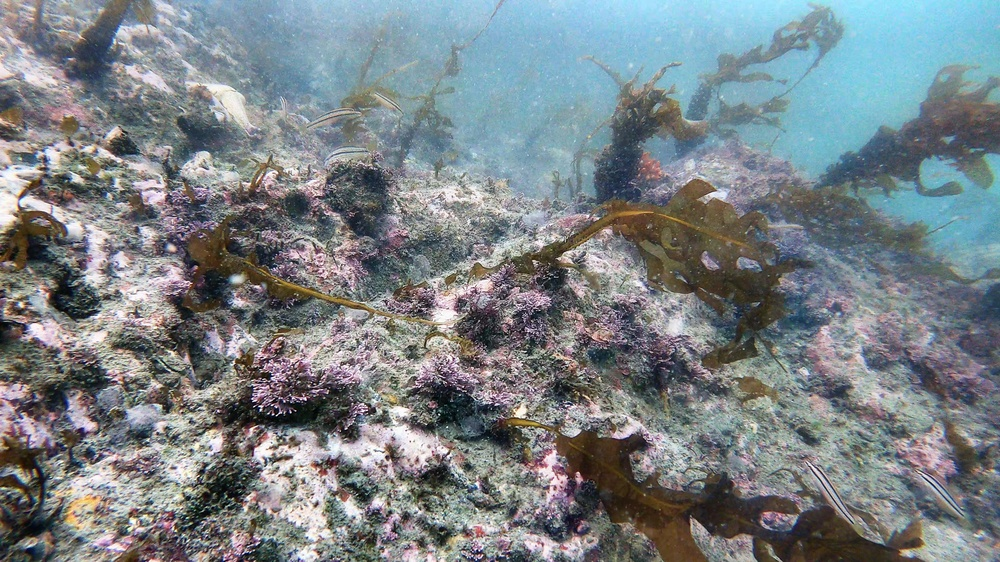
#> input picture Python/Tool/MSCOCO/Sea_Polygon_sample/Polygon_000001.jpg, 1000 x 562 px, shrunk from 3840 x 2160 before the run
$ python -i data_filtering.py   (imports and definitions only)
#> lines starting #> are read from the running program, lines starting #| are printed output that depends on the picture
#> further down, picture is the input picture: shape (562, 1000, 3); mean B, G, R 134.3, 130.2, 122.4
import cv2
from jsonform import getjsonform
import json
import os

# apply clahe
def bgr_Contrast(img):
    b, g, r = cv2.split(img)
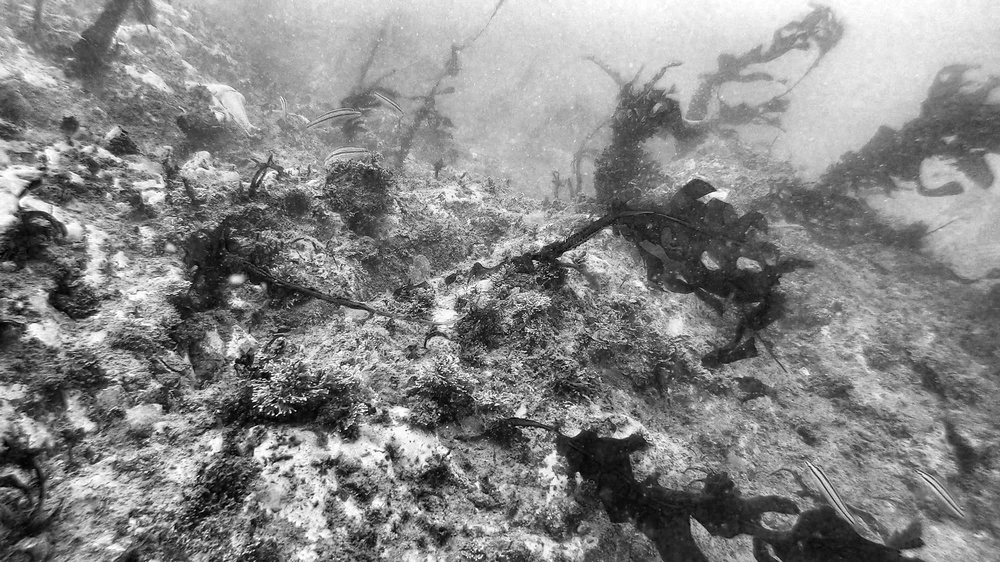
#> b: shape (562, 1000); min 0, max 255, mean 134.3
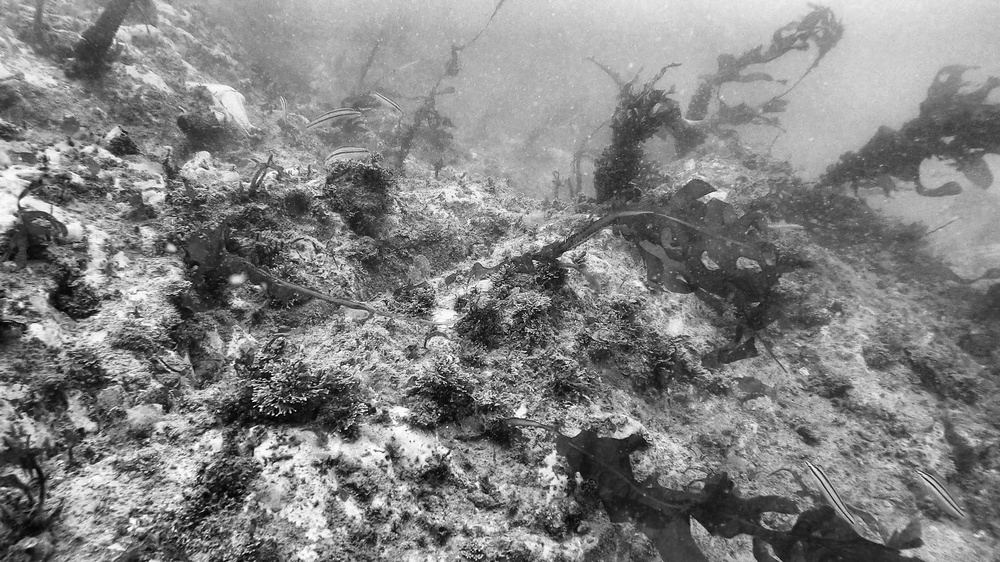
#> g: shape (562, 1000); min 0, max 255, mean 130.2
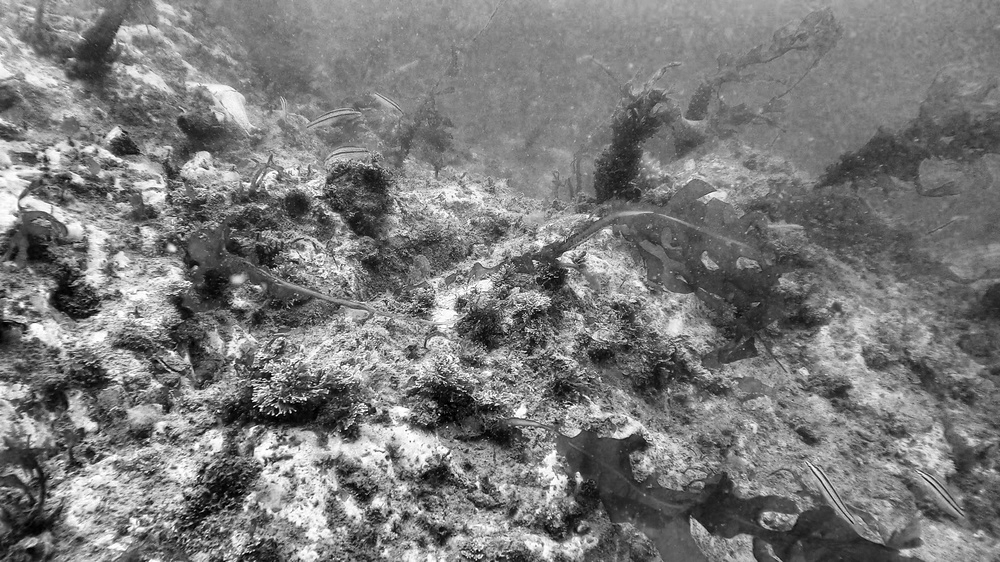
#> r: shape (562, 1000); min 0, max 255, mean 122.4
    clahe = cv2.createCLAHE(clipLimit=3.0,tileGridSize=(8,8))
    clahe_b = clahe.apply(b)
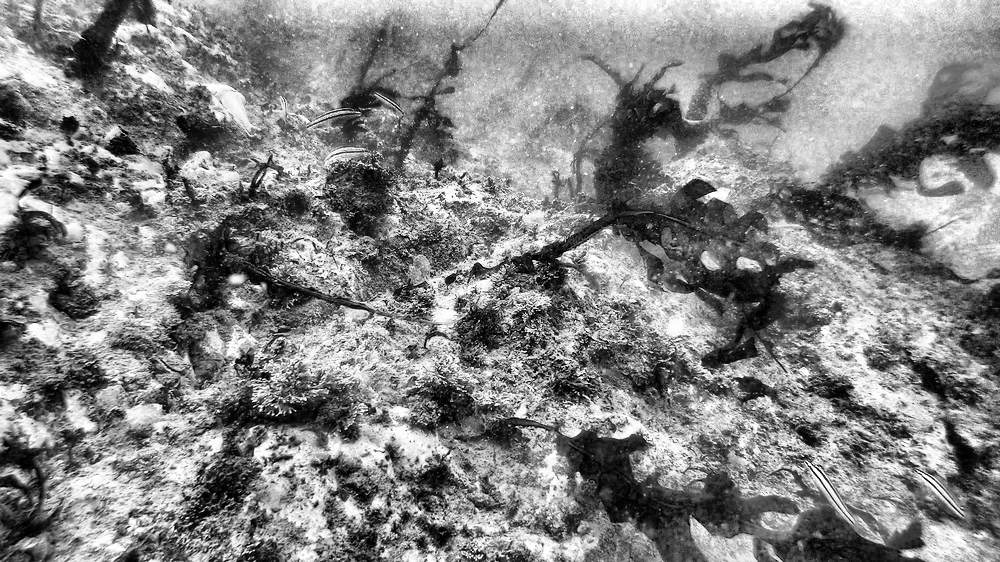
#> clahe_b: shape (562, 1000); min 0, max 255, mean 131.6
    clahe_g = clahe.apply(g)
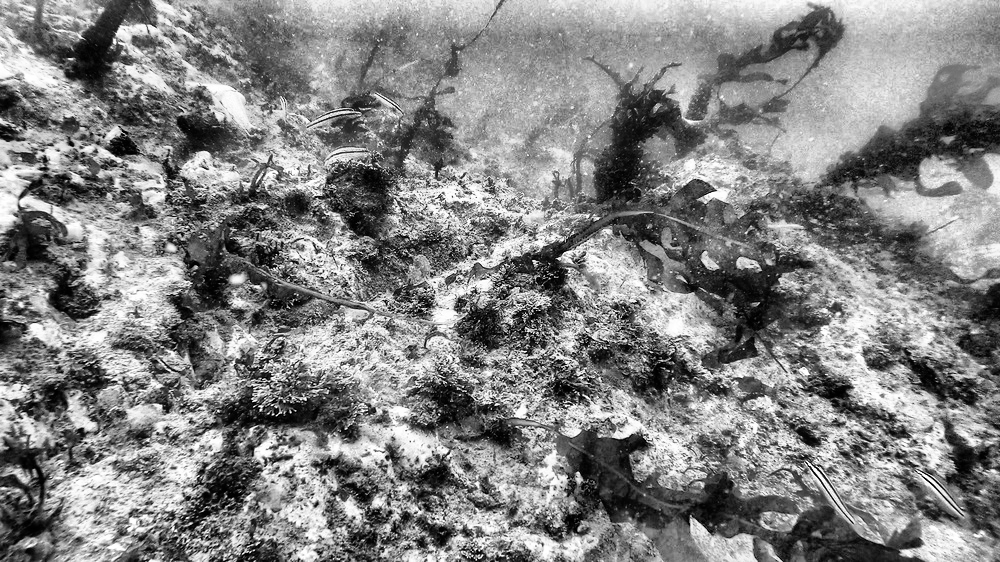
#> clahe_g: shape (562, 1000); min 0, max 255, mean 131.4
    clahe_r = clahe.apply(r)
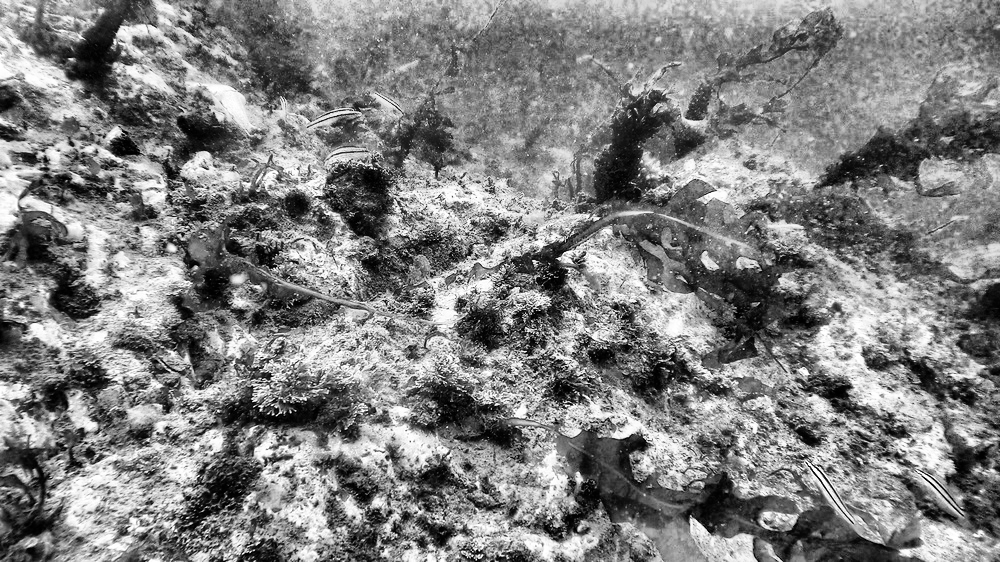
#> clahe_r: shape (562, 1000); min 0, max 255, mean 128.7
    clahe_img = cv2.merge((clahe_b, clahe_g, clahe_r))
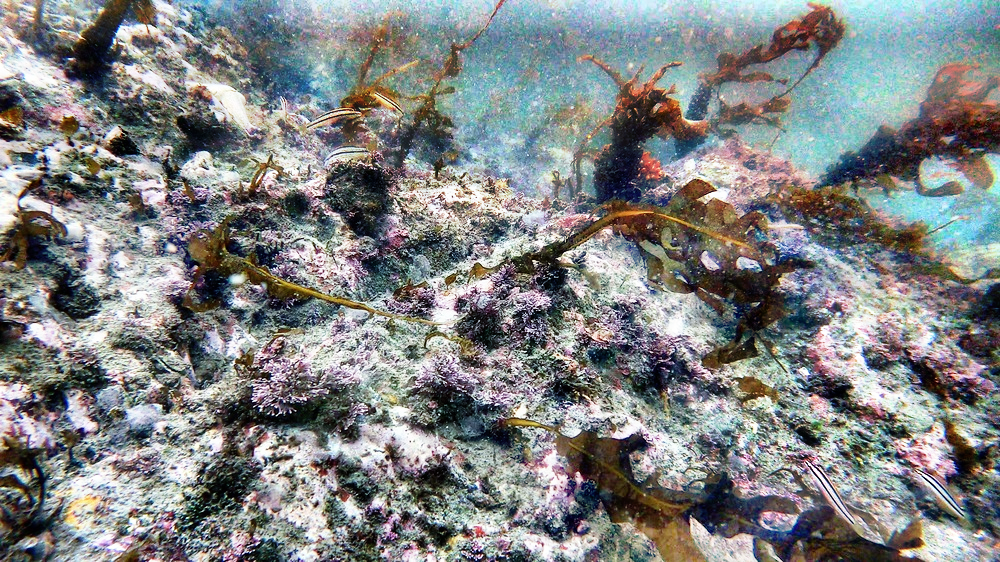
#> clahe_img: shape (562, 1000, 3); mean B, G, R 131.6, 131.4, 128.7
    return clahe_img

# Get the frame you want
# [68 lines left out: functions get_frame, save_change_json, videofiltering, imagefiltering, not called in this run]

>>> import cv2
>>> picture = cv2.imread('../../../Tool/MSCOCO/Sea_Polygon_sample/Polygon_000001.jpg')
>>> result = bgr_Contrast(picture)

$ run again, on Python/Tool/MSCOCO/Sea_Polygon_sample/Polygon_000733.jpg
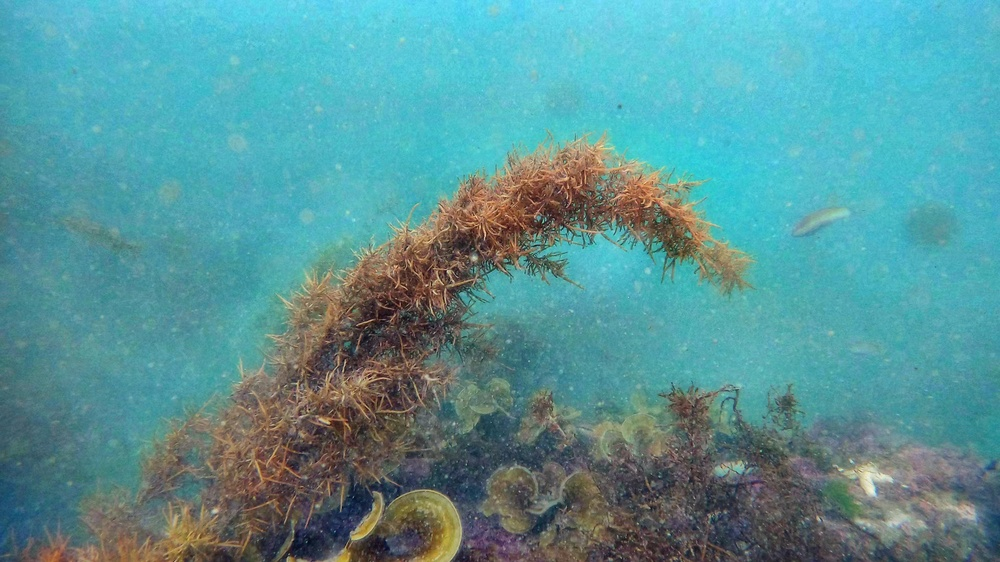
#> input picture Python/Tool/MSCOCO/Sea_Polygon_sample/Polygon_000733.jpg, 1000 x 562 px, shrunk from 3840 x 2160 before the run
#> picture is the input picture: shape (562, 1000, 3); mean B, G, R 151.9, 148, 87.4
#> in bgr_Contrast, `clahe_r = clahe.apply(r)`:
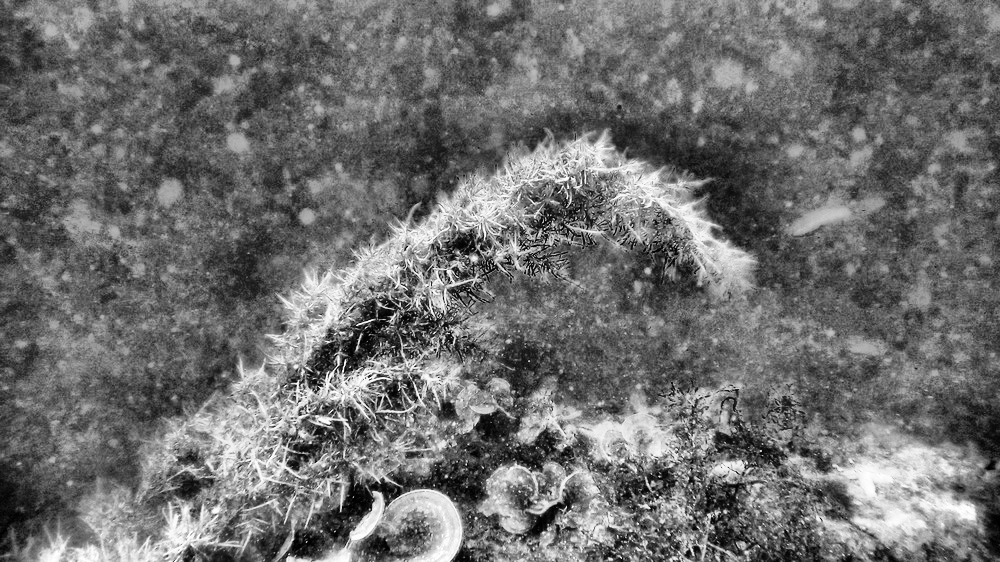
#> clahe_r: shape (562, 1000); min 0, max 255, mean 110.2
#> in bgr_Contrast, `clahe_img = cv2.merge((clahe_b, clahe_g, clahe_r))`:
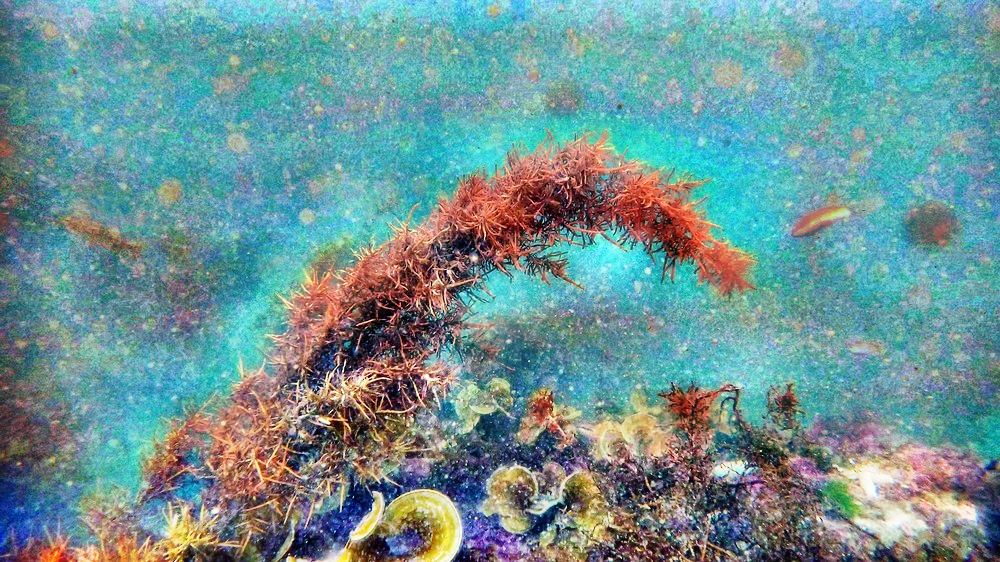
#> clahe_img: shape (562, 1000, 3); mean B, G, R 149.3, 147.7, 110.2

$ run again, on Python/Tool/MSCOCO/Sea_Polygon_sample/Polygon_000737.jpg
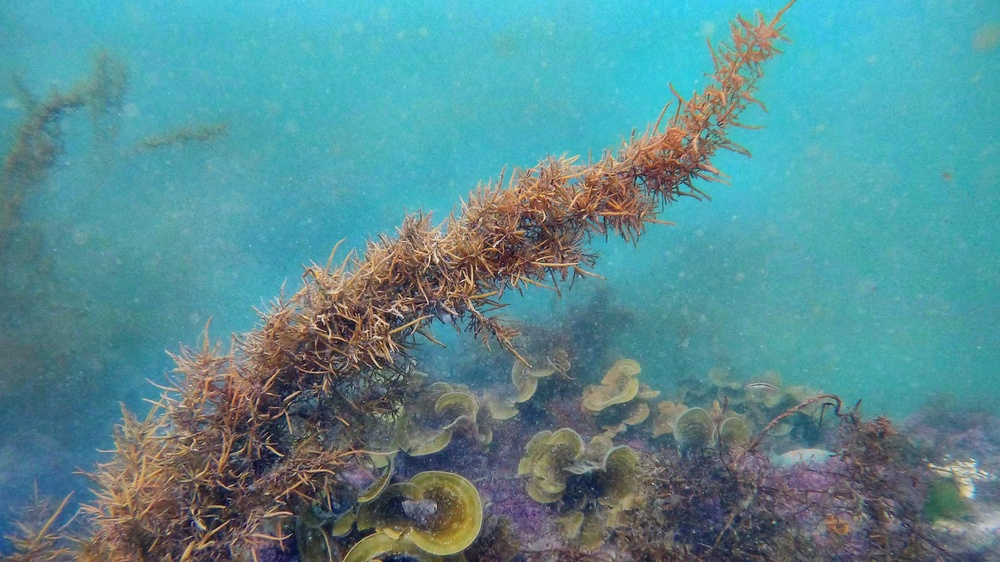
#> input picture Python/Tool/MSCOCO/Sea_Polygon_sample/Polygon_000737.jpg, 1000 x 562 px, shrunk from 3840 x 2160 before the run
#> picture is the input picture: shape (562, 1000, 3); mean B, G, R 145.9, 140.2, 87.9
#> in bgr_Contrast, `clahe_r = clahe.apply(r)`:
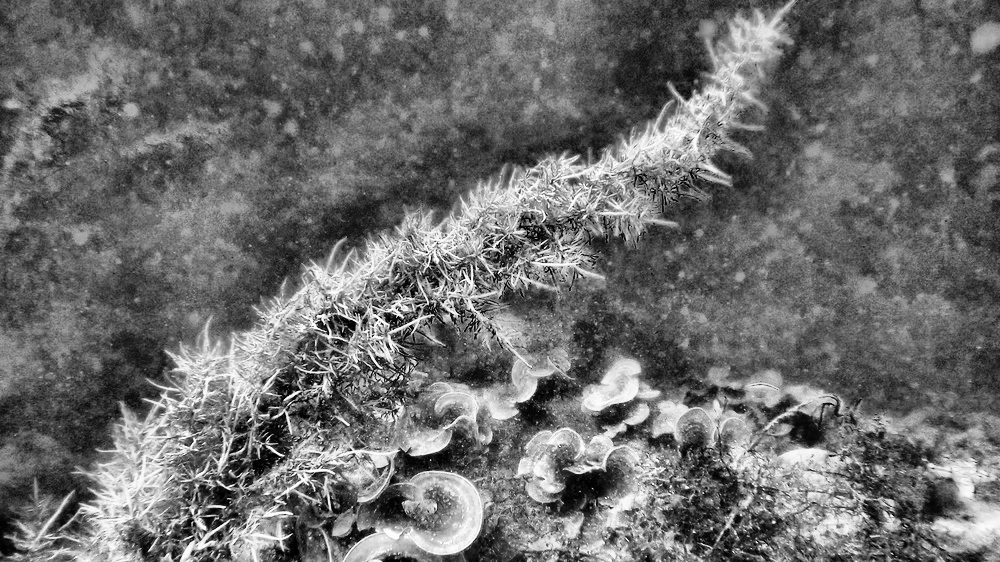
#> clahe_r: shape (562, 1000); min 0, max 255, mean 109.1
#> in bgr_Contrast, `clahe_img = cv2.merge((clahe_b, clahe_g, clahe_r))`:
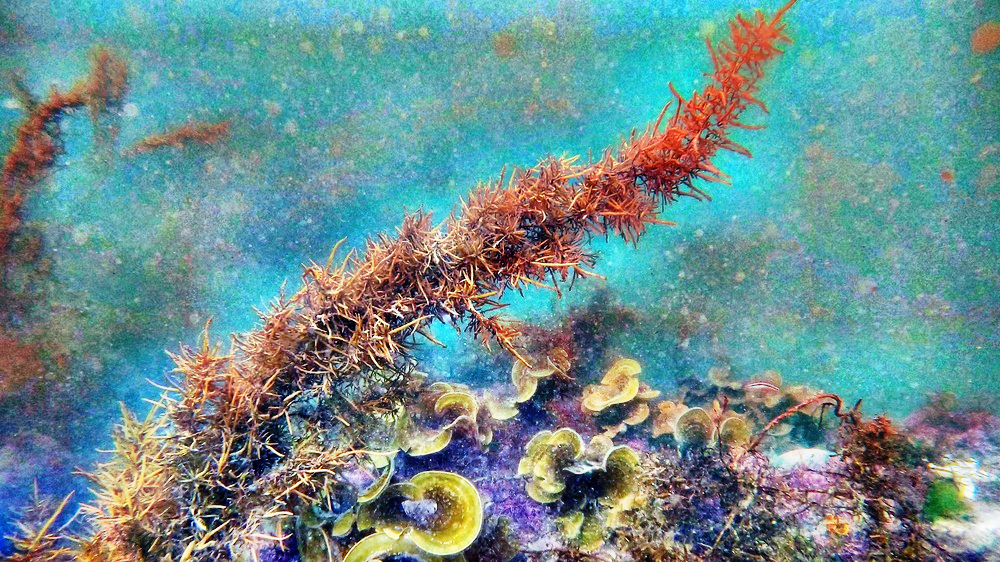
#> clahe_img: shape (562, 1000, 3); mean B, G, R 144.1, 143.9, 109.1
